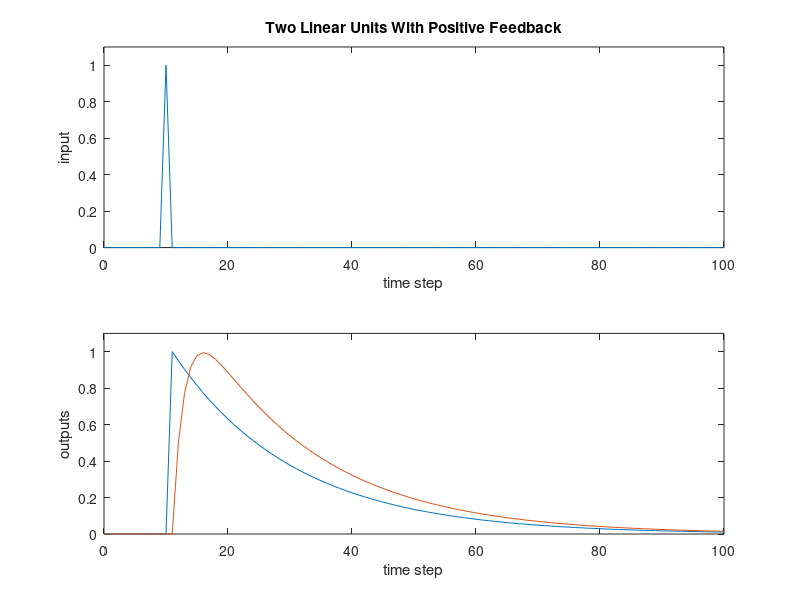

MATLAB code for this plot:
% sn2posFB.m
% this script sets up two simple model neurons, 
% with positive feedback, in series;

% set time vector and number of time steps
tend=100;
t=0:tend;
nts=tend+1;

% set feedback and input weights
v11=1;
v21=0;
w11=0.95;
w12=0;
w21=0.5;
w22=0.6;

% set up input
x=zeros(1,nts);
start=(nts-1)/10+1;
x(start)=1;

% set up outputs
y=zeros(2,nts);

% construct connectivity matrix
c=[v11,w11,w12;v21,w21,w22];

% find outputs
for i=2:nts,
    z=[x(i-1);y(:,i-1)];
    y(:,i)=c*z;
end

% plot results
clf
subplot(211)
plot(t,x)
axis([0 tend 0 1.1])
xlabel('time step')
ylabel('input')
title('Two Linear Units With Positive Feedback')
subplot(212)
plot(t,y)
xlabel('time step')
ylabel('outputs')
axis([0 tend 0 1.1])

